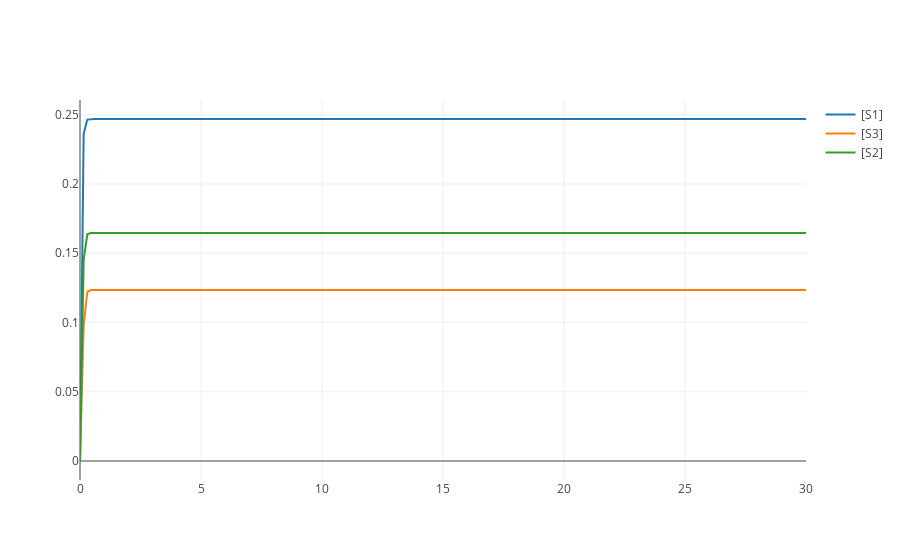

Notebook source saved alongside this figure:
### Code cell
two.reset()
result = two.simulate(0,30,200)
two.plot()

### Figure 1 — Plotly figure (JSON) as saved in the notebook; plotly's stock layout.template omitted (floating-point values rounded to 4 significant figures; data arrays with more than 128 entries replaced by an {"elided": "..."} marker saying what was removed)
{"data": [{"type": "scatter", "x": {"elided": "200 float values"}, "y": {"elided": "200 float values"}, "name": "[S1]", "mode": "lines"}, {"type": "scatter", "x": {"elided": "200 float values"}, "y": {"elided": "200 float values"}, "name": "[S3]", "mode": "lines"}, {"type": "scatter", "x": {"elided": "200 float values"}, "y": {"elided": "200 float values"}, "name": "[S2]", "mode": "lines"}], "layout": {}}
